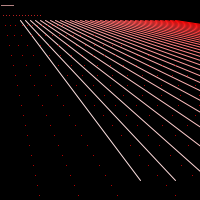
Frame 1 (no input)
Frame 60 (the mouse pressed at the canvas centre just before this capture): identical to frame 1, image omitted
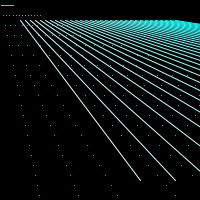
Frame 120 (the mouse held since frame 60 and released just before this capture)

The Processing sketch that drew these frames (run headless with seeded random() and noise(); from frame 60 on, the mouse is pressed at the canvas centre):

// Processing sketch: processing_37438
// ── processing_37438.pde

// series of two for() loops
// one draws completely, then the other

void setup() {
  size(200, 200);
  colorMode(HSB, width, 180, width);
}

void draw() {
  background(0);
  for (int x=20; x<180; x+=5) {
    stroke(mouseX,x,width);
    line(x, 20, x*7, 180);
  }
  
   for (int y=5; y<200; y+=10) {
    stroke(mouseY,y*10,width);
    point(y*.2, y);
  }
  
   for (int y=5; y<200; y+=10) {
    stroke(mouseY,y*10,width);
    point(y*.4, y);
  }
  
  for (int y=5; y<200; y+=10) {
    stroke(mouseY,y*10,width);
    point(y*.6, y);
  }
  
   for (int y=5; y<200; y+=10) {
    stroke(mouseY,y*10,width);
    point(y*.9, y);
  }
  for (int y=5; y<200; y+=10) {
    stroke(mouseY,y*10,width);
    point(y*1.1, y);
  }
  
  for (int y=5; y<200; y+=10) {
    stroke(mouseY,y*10,width);
    point(y*1.3, y);
  }
   for (int y=5; y<200; y+=10) {
    stroke(mouseY,y*10,width);
    point(y*1.5, y);
  }
  
  for (int y=5; y<200; y+=10) {
    stroke(mouseY,y*10,width);
    point(y*1.7, y);
  }
  
   for (int y=5; y<200; y+=10) {
    stroke(mouseY,y*10,width);
    point(y*1.9, y);
  }
  
   for (int y=5; y<200; y+=10) {
    stroke(mouseY,y*10,width);
    point(y*2.1, y);
  }
  
   for (int y=5; y<200; y+=10) {
    stroke(mouseY,y*10,width);
    point(y*2.3, y);
  }
  
   for (int y=5; y<200; y+=10) {
    stroke(mouseY,y*10,width);
    point(y*2.5, y);
  }
  
  for (int y=5; y<200; y+=10) {
    stroke(mouseY,y*10,width);
    point(y*2.7, y);
  }

}
